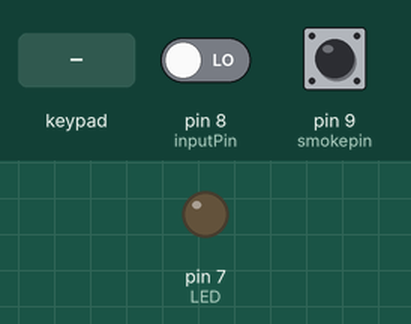
Recording of a sketch running on a simulated Arduino Uno, built with avr-gcc and run on an emulated ATmega328P. Parts: output pins drawn as LEDs (lit = HIGH). The inputs (shaded band) are chosen by the test bench; at power-on: pin 8 (inputPin) LOW, pin 9 (smokepin) LOW. The modem accepts every AT command (registered, SIM ready, sends succeed) and sends nothing else; what the sketch prints to the serial monitor is not drawn.

Above: at 0.1 s.
At 1.4 s:
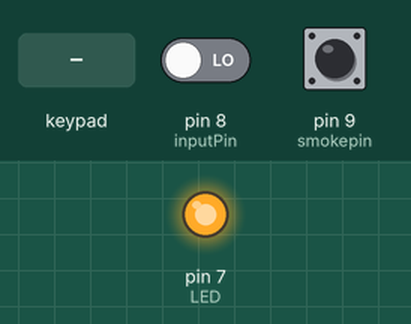
1.5 s: pin 8 (inputPin) driven HIGH
3.0 s: key '1' pressed
Timing chart, 0 to 6.0 s (numbered marks = the images above; inputs shaded):
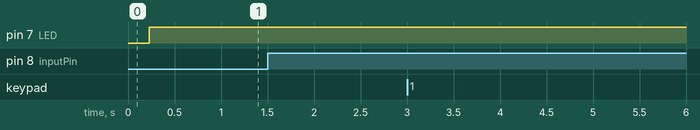

The sketch:

a_room_with_key_lock_sensor_fire_detectors_source_code.ino
```cpp
//Test
#include <Keypad.h>
#include <SoftwareSerial.h>

const byte ROWS = 4;
const byte COLS = 3;
boolean outs = true;
int LED = 7;

char hexaKeys[ROWS][COLS] = {
  {'1', '2', '3'},
  {'4', '5', '6'},
  {'7', '8', '9'},
  {'*', '0', '#'}
};

byte rowPins[ROWS] = {0, 1, 2, 3};
byte colPins[COLS] = {4, 5, 6};

String password = "1837";
String pass;
String passWorng;
int index_number;
int count = 0;
int mypass = 4;
int arr[10] = { 1, 2, 3, 2, 3, 2, 1, 3, 4, 3};

Keypad customKeypad = Keypad(makeKeymap(hexaKeys), rowPins, colPins, ROWS, COLS);

const byte rxPin = 10;
const byte txPin = 11;
const int smokepin = 9;
boolean sendSms = false;

int inputPin = 8;               // choose the input pin (for PIR sensor)
int val = 0;                    // variable for reading the pin status
int v = 0;

SoftwareSerial SIM900(rxPin, txPin);
char msg;
int countpress = 0;

void setup() {

  // pinMode(ledPin, OUTPUT);      // declare LED as output
  pinMode(inputPin, INPUT);     // declare sensor as input
  pinMode(LED, OUTPUT);

  // put your setup code here, to run once:
  Serial.begin(9600);
  SIM900.begin(9600);
  //Serial.println("Smoke Detector Console");
  SIM900.print("AT+CMGF=1\r");
  delay(100);
  SIM900.print("AT+CNMI=2,2,0,0,0\r");
  delay(100);
  // input
  pinMode(smokepin, INPUT);
  // output

}

void loop() {
  char customKey = customKeypad.getKey();

  if (outs) {
    digitalWrite(LED, HIGH);
  } else {
    digitalWrite(LED, LOW);
  }
  if (customKey) {
    Serial.println(customKey);
    countpress++;
  }
  pass += String(customKey);
  String temp = String(customKey);
  if (temp == "1") {              //set pass=1 by temp
    Serial.println("in Pass ");
    Serial.println(pass);
    pass = "";
    pass = "1";
  }
  if (countpress == 10) {
    Serial.println("To much press");
    pass = "";
    countpress = 0;
    if (outs) {
         // SendMessage();
        delay(1000);
        sendSms = true;
        Serial.println("SMS Send");
         SendMessage("Security Breach");
      }

  }
  if (password == pass) {
    pass = "";
    outs = false;
    Serial.println("pass");
  }
  if (customKey) {
    //passWorng += String(customKey);
    if (password == pass) {
      Serial.println("wng");
      pass = "";
      if (outs) {
         // SendMessage();
        delay(1000);
        sendSms = true;
        Serial.println("SMS Send");
      }
    }
  }
  //-------------------------------------Reset System---------------------------
  if (temp == "*") {
    outs = true;
    pass = "";
    countpress = 0;
    Serial.println("reset");
    sendSms = false;
  }
  //------------------------------Motion-----------------------------------------
  val = digitalRead(inputPin);  // read input value
  if (val == HIGH) {            // check if the input is HIGH
    Serial.println("Motion detected!");
    //delay(5000);
    if (outs) {
      SendMessage("Abnormal Activity");
      delay(50);
      sendSms = true;
      Serial.println("SMS Send");
    }
  }
  //-------------------------------Smoke-----------------------------------------
  v = digitalRead(smokepin);
  if (!digitalRead(smokepin)) {
    if (v == HIGH) {
      Serial.println("Smoke is High");
      Serial.println("Sms Send");
      SendMessageFire("Smoke alarm for Fire");
      delay(500);
      sendSms = true;
    }
  } else {
    if (v == LOW) {
      Serial.println("Smoke is LOW");
      sendSms = false;
    }

  }

}

void SendMessage(String msg)
{
  Serial.println("Sending Message ");
  Serial.print(msg);
  Serial.println(" ");

  SIM900.println("AT+CMGF=1");    //Sets the GSM Module in Text Mode
  delay(1000);  // Delay of 1000 milli seconds or 1 second
  SIM900.println("AT+CMGS=\"+8801753528116\"\r"); // Replace x with mobile number

  delay(1000);
  SIM900.println(msg);// The SMS text you want to send
  delay(100);
  SIM900.println((char)26);// ASCII code of CTRL+Z
  delay(1000);

}
void SendMessageFire(String msg)        //For Somke Msg..
{
  Serial.println("Sending Message ");
  Serial.print(msg);
  Serial.println(" ");

  SIM900.println("AT+CMGF=1");    //Sets the GSM Module in Text Mode
  delay(1000);  // Delay of 1000 milli seconds or 1 second
  SIM900.println("AT+CMGS=\"+8801758676854\"\r"); // Replace x with mobile number

  delay(1000);
  SIM900.println(msg);// The SMS text you want to send
  delay(100);
  SIM900.println((char)26);// ASCII code of CTRL+Z
  delay(1000);

}
```

Measured:
- after the input at 1.5 s, every drawn part: stays the same
- after the input at 3.0 s, every drawn part: stays the same
